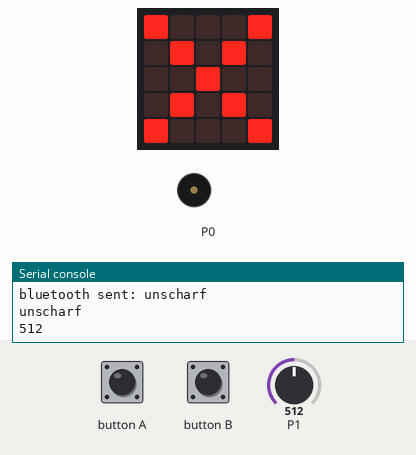
Recording of a program running on a simulated BBC micro:bit (MakeCode). Parts: the board's 5×5 LED display, buzzer (waves = sounding), the last lines printed to the serial console. The test bench sets the inputs (shaded band); at power-on: P1 = 512 (analog values on the 0–1023 scale).

Above: at 9.2 s.
9.3 s: button A pressed for 0.15 s
At 10.3 s:
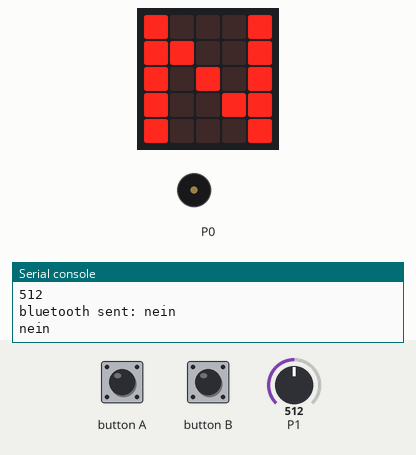
11.5 s: P1 set to 985
13.0 s: P1 set to 1009
At 13.9 s:
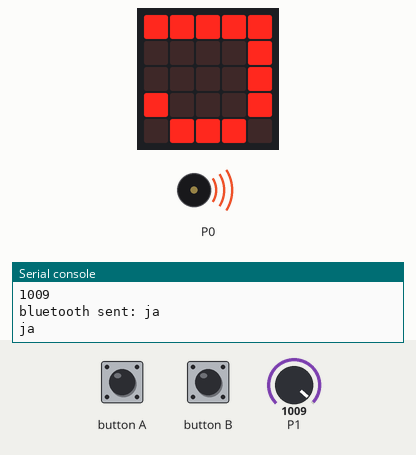
15.5 s: button B pressed for 0.15 s
At 16.14 s:
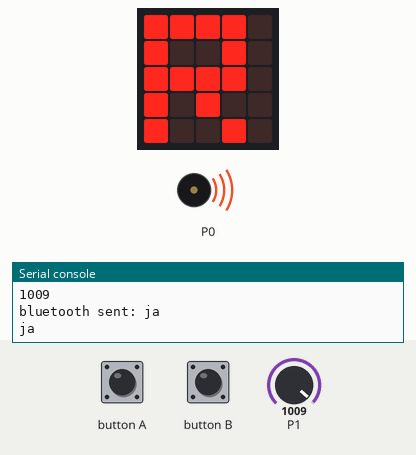
16.2 s: button A pressed for 0.15 s
At 16.54 s:
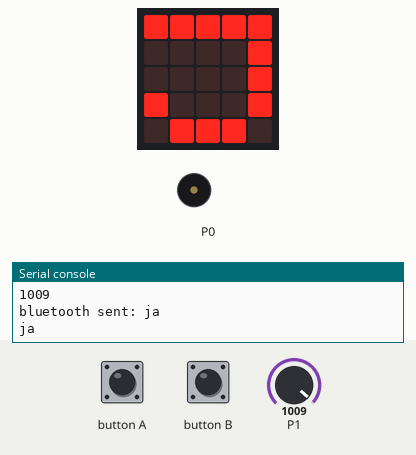
16.9 s: button B pressed for 0.15 s
At 17.73 s:
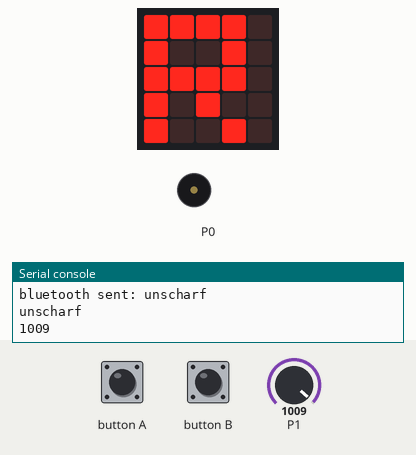
Timing chart, 0 to 19.9 s (numbered marks = the images above; inputs shaded):
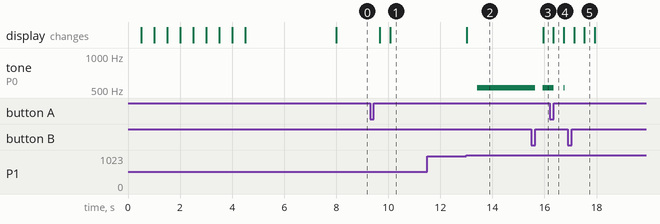

The program:

main.ts
```typescript
/**
 * Knopf A:
 *
 *    ==Scharf schalten / Entschärfen der Alarmanlage==
 *
 * - Stoppt ertönende Soundeffekte
 *
 * - Deaktiviert / Aktiviert alle Alarme für die Zukunft
 */
/**
 * Knopf B:
 *
 *   == Ausschalten ertönender Alarm ==
 *
 * - Schaltet einen ausgelösten Alarm aus
 *
 * - Schaltet dabei alle Töne ab und setzt den Alarmstatus auf "Sleeping"
 */
function Pausiere (Zeit: number) {
    images.createBigImage(`
        . . # . # . # . # .
        . # . # . # . # . #
        # . # . # . # . # .
        . # . # . # . # . #
        . . # . # . # . # .
        `).scrollImage(1, 500)
    basic.pause(Zeit)
    safePause = false
}
input.onButtonPressed(Button.A, function () {
    if (alarmAktiv == true) {
        alarmAktiv = false
    } else {
        alarmAktiv = true
    }
    alarmAusgeloest = false
    music.stopAllSounds()
    music.stopMelody(MelodyStopOptions.All)
    basic.showLeds(`
        . # # # .
        # . . . .
        # . . . .
        # . . . .
        . # # # .
        `)
    basic.pause(500)
    safePause = true
})
input.onButtonPressed(Button.B, function () {
    alarmAusgeloest = false
    music.stopAllSounds()
    music.stopMelody(MelodyStopOptions.All)
    basic.showLeds(`
        # # # # .
        # . . # .
        # # # # .
        # . # . .
        # . . # .
        `)
    basic.pause(500)
    safePause = true
})
let value = 0
let safePause = false
let alarmAusgeloest = false
let alarmAktiv = false
alarmAktiv = false
alarmAusgeloest = false
bluetooth.startUartService()
Pausiere(3000)
/**
 * <- Sendet nur dann das Alarmsignal, wenn Alarm scharf gestellt ist (alarmAktiv)
 */
basic.forever(function () {
    value = pins.analogReadPin(AnalogPin.P1)
    serial.writeLine("" + (value))
    if (value >= 1000) {
        alarmAusgeloest = true
    }
    if (alarmAktiv == true) {
        if (alarmAusgeloest == false) {
            bluetooth.uartWriteString("nein")
            serial.writeLine("nein")
            basic.showLeds(`
                # . . . #
                # # . . #
                # . # . #
                # . . # #
                # . . . #
                `)
            music.stopAllSounds()
        } else {
            bluetooth.uartWriteString("ja")
            serial.writeLine("ja")
            basic.showLeds(`
                # # # # #
                . . . . #
                . . . . #
                # . . . #
                . # # # .
                `)
            music.play(music.tonePlayable(523, music.beat(BeatFraction.Half)), music.PlaybackMode.LoopingInBackground)
        }
    } else {
        music.stopAllSounds()
        basic.showLeds(`
            # . . . #
            . # . # .
            . . # . .
            . # . # .
            # . . . #
            `)
        bluetooth.uartWriteString("unscharf")
        serial.writeLine("unscharf")
    }
})
```

test.ts
```typescript
// Hier kann man Tests durchführen; diese Datei wird nicht kompiliert, wenn dieses Paket als Erweiterung verwendet wird.
```

Measured:
- the behaviour switches between 999 and 1000 on P1 (found by bisection; images 1 and 2)
- after the input at 9.3 s, the display: first changes after 0.37 s (image 1 shows a later state)
- after the input at 13.0 s, tone on P0: silent → 523 Hz after 0.41 s; the display: changes at once (image 2)
- after the input at 15.5 s, tone on P0: 523 Hz → silent after 0.15 s, → 523 Hz 0.29 s later; the display: changes after 0.46 s (image 3)
- after the input at 16.2 s, tone on P0: 523 Hz → silent after 0.15 s, → 523 Hz 0.39 s later, → silent 0.02 s later
- after the input at 16.9 s, the display: first differs from a run without the input after 0.64 s (image 5)
- what the display in image 5 shows lasts 0.4 s, from 17.5 s to 17.9 s
